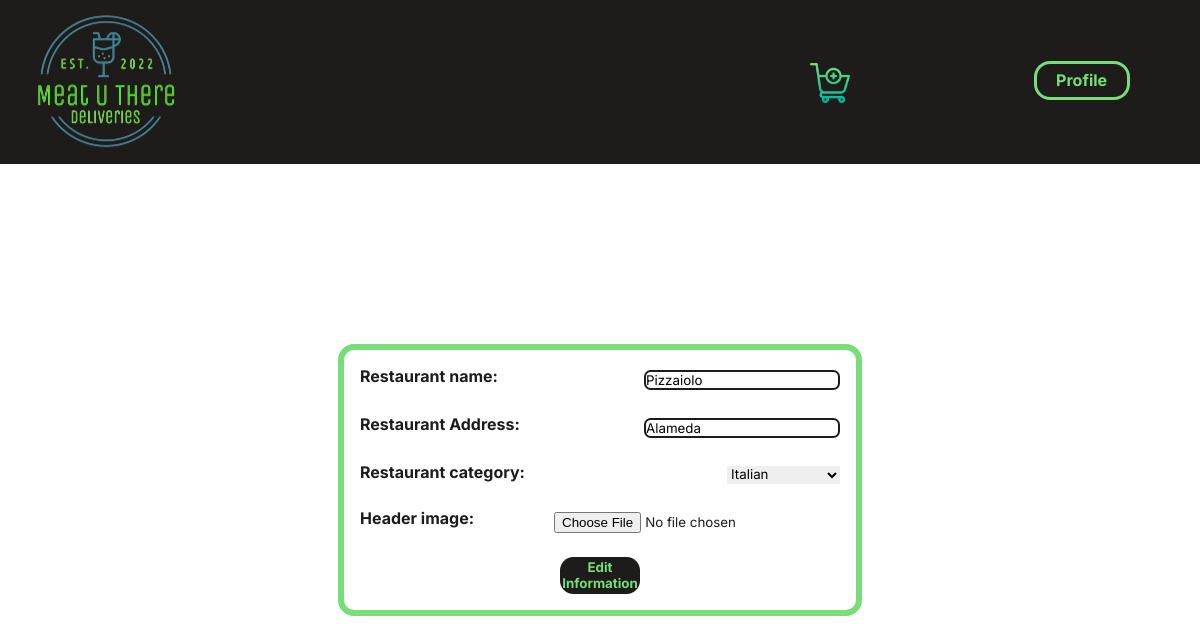
The page /edit_restaurant.php?restaurant_id=3 (signed in) on the database its author committed.
### tables this page shows
CREATE TABLE Restaurant(
    idRestaurant INTEGER PRIMARY KEY,
    name VARCHAR,
    address VARCHAR,
    idRestaurantCategory INTEGER REFERENCES RestaurantCategory,
    owner INTEGER REFERENCES User
);

CREATE TABLE RestaurantCategory(
    idRestaurantCategory INTEGER PRIMARY KEY,
    name VARCHAR
);

### database/restaurants.php (called while the page is built, shortened)
<?php
    function getRestaurant($db,$restaurant_id){
        $stmt = $db->prepare('SELECT *
                            FROM Restaurant
                            WHERE idRestaurant=:restaurant_id');
        $stmt->bindParam(':restaurant_id',$restaurant_id);
        $stmt->execute();
        $stmt = $stmt->fetch();
        return $stmt;
    }
    function getRestaurantCategories($db){
        $stmt = $db->prepare('SELECT name
        FROM RestaurantCategory');
        $stmt->execute();
        $stmt = $stmt->fetchAll();
        return $stmt;
    }
    function getRestaurantCategoryId($db,$name){
        $stmt = $db->prepare('SELECT idRestaurantCategory
        FROM RestaurantCategory
        WHERE name=:name');
        $stmt->bindParam(':name',$name);
        $stmt->execute();
        $stmt = $stmt->fetch();
        return $stmt["idRestaurantCategory"];
    }
?>

### edit_restaurant.php (the view, shortened to what this page needs)
<?php
    require_once("templates/common.php");
    require_once("database/connection.php");
    require_once("database/restaurants.php");
    $db=getDatabaseConnection();
    $restaurant_info = getRestaurant($db,$_GET['restaurant_id']);
    $categories = getRestaurantCategories($db);
    ?>
    <form action="action_edit_restaurant.php" method="post" enctype=multipart/form-data>
        <label> Restaurant name:
            <input type="text" name="name" value="<?=$restaurant_info["name"]?>">
        </label>
        <label> Restaurant Address:
            <input type="text" name="address" value="<?=$restaurant_info["address"]?>">
        </label>
        <label> Restaurant category:
            <select name="category">
            <?php
                foreach($categories as $category){?>
                    <option value="<?=getRestaurantCategoryId($db,$category["name"])?>" <?php if(getRestaurantCategoryId($db,$category["name"])==$restaurant_info['idRestaurantCategory']) echo("selected");?> ><?=$category["name"]?></option>
                <?php } ?>
            </select>
        </label>
        <label> Header image:
            <input type="file" name="header">
        </label>
        <button name="button" type="submit">Edit Information</button>
    </form>

### styles/common.css (style rules this page uses)
* { padding: 0; margin: 0; font-family: 'Inter','Anonymous Pro',"IBM Plex Mono",'Raleway', sans-serif; }
body { font-family: "IBM Plex Mono", 'Courier New', monospace; background-color: white; width:100%; align-items: center; justify-content: center; min-height:100%; }

### styles/edit_header.css (style rules this page uses)
body { background-image:url("../imgs/background.jpg"); background-size:cover; width:100% }
form { padding: 1em; border:0.4em solid #77DD77; background-color: white; border-radius:1em; width: 30em; height: 10em; display:table; margin:auto; margin-top:15%; }
form label { color:#1D1C1A; display:inline-block; padding-bottom:1.5em; padding-top:0em; font-weight: bold; width:100%; }
form label input { border:0; display:float; float:right; margin-left:0.5em; margin-top: 0.3em; }
label input[type="text"] { border-radius: 0.5em; border: 0.2em solid #1D1C1A; display:float; float:right; margin-left:0.5em; margin-top: 0.3em; }
form label input, form label select { border:0; display:float; float:right; margin-left:0.5em; margin-top: 0.3em; }
form button { display: flex; justify-content: center; align-items: center; margin:auto; height: 2em; width: 6em; background-color: #1D1C1A; font-weight: bold; color: #77DD77; border: 0; border-radius:1em; padding: 1.4em; }

### rows shown on the page
restaurant: name "Pizzaiolo", address "Alameda", category "Italian"
